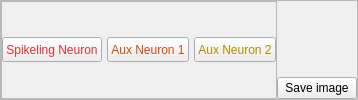
                     <widget class="QFrame" name="DataAnalysis_SavePlot_pushButton_frame">
                      <property name="sizePolicy">
                       <sizepolicy hsizetype="Preferred" vsizetype="Fixed">
                        <horstretch>0</horstretch>
                        <verstretch>0</verstretch>
                       </sizepolicy>
                      </property>
                      <property name="frameShape">
                       <enum>QFrame::StyledPanel</enum>
                      </property>
                      <property name="frameShadow">
                       <enum>QFrame::Raised</enum>
                      </property>
                      <layout class="QHBoxLayout" name="horizontalLayout_108">
                       <property name="spacing">
                        <number>0</number>
                       </property>
                       <property name="leftMargin">
                        <number>0</number>
                       </property>
                       <property name="topMargin">
                        <number>0</number>
                       </property>
                       <property name="rightMargin">
                        <number>0</number>
                       </property>
                       <property name="bottomMargin">
                        <number>0</number>
                       </property>
                       <item>
                        <widget class="QFrame" name="DataAnalysis_Neurons_pushButton_frame">
                         <property name="sizePolicy">
                          <sizepolicy hsizetype="Preferred" vsizetype="Preferred">
                           <horstretch>0</horstretch>
                           <verstretch>0</verstretch>
                          </sizepolicy>
                         </property>
                         <property name="minimumSize">
                          <size>
                           <width>0</width>
                           <height>25</height>
                          </size>
                         </property>
                         <property name="frameShape">
                          <enum>QFrame::StyledPanel</enum>
                         </property>
                         <property name="frameShadow">
                          <enum>QFrame::Raised</enum>
                         </property>
                         <layout class="QHBoxLayout" name="horizontalLayout_63">
                          <property name="spacing">
                           <number>5</number>
                          </property>
                          <property name="leftMargin">
                           <number>0</number>
                          </property>
                          <property name="topMargin">
                           <number>0</number>
                          </property>
                          <property name="rightMargin">
                           <number>0</number>
                          </property>
                          <property name="bottomMargin">
                           <number>0</number>
                          </property>
                          <item>
                           <widget class="QPushButton" name="DataAnalysis_Neuron0Vm_pushButton">
                            <property name="minimumSize">
                             <size>
                              <width>25</width>
                              <height>0</height>
                             </size>
                            </property>
                            <property name="maximumSize">
                             <size>
                              <width>16777215</width>
                              <height>25</height>
                             </size>
                            </property>
                            <property name="styleSheet">
                             <string notr="true">color: rgb(220, 50, 47);</string>
                            </property>
                            <property name="text">
                             <string>Spikeling Neuron</string>
                            </property>
                           </widget>
                          </item>
                          <item>
                           <widget class="QPushButton" name="DataAnalysis_Neuron1Vm_pushButton">
                            <property name="minimumSize">
                             <size>
                              <width>0</width>
                              <height>25</height>
                             </size>
                            </property>
                            <property name="maximumSize">
                             <size>
                              <width>16777215</width>
                              <height>25</height>
                             </size>
                            </property>
                            <property name="styleSheet">
                             <string notr="true">color: rgb(203, 75, 22);</string>
                            </property>
                            <property name="text">
                             <string>Aux Neuron 1</string>
                            </property>
                           </widget>
                          </item>
                          <item>
                           <widget class="QPushButton" name="DataAnalysis_Neuron2Vm_pushButton">
                            <property name="sizePolicy">
                             <sizepolicy hsizetype="Minimum" vsizetype="Fixed">
                              <horstretch>0</horstretch>
                              <verstretch>25</verstretch>
                             </sizepolicy>
                            </property>
                            <property name="minimumSize">
                             <size>
                              <width>0</width>
                              <height>25</height>
                             </size>
                            </property>
                            <property name="maximumSize">
                             <size>
                              <width>16777215</width>
                              <height>25</height>
                             </size>
                            </property>
                            <property name="styleSheet">
                             <string notr="true">color: rgb(181, 137, 0);</string>
                            </property>
                            <property name="text">
                             <string>Aux Neuron 2</string>
                            </property>
                           </widget>
                          </item>
                         </layout>
                        </widget>
                       </item>
                       <item alignment="Qt::AlignRight|Qt::AlignBottom">
                        <widget class="QPushButton" name="DataAnalysis_SavePlot_pushButton">
                         <property name="text">
                          <string>Save image</string>
                         </property>
                        </widget>
                       </item>
                      </layout>
                     </widget>
